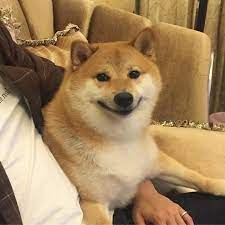
#> input picture Image Processing/puppy.jpg, 225 x 225 px
$ python a3_fouriertransform.py
#> lines starting #> are read from the running program, lines starting #| are printed output that depends on the picture
import numpy as np
import matplotlib.pyplot as plt
from skimage.io import imread, imshow
from skimage.color import rgb2hsv, rgb2gray, rgb2yuv
from skimage import color, exposure, transform
from skimage.exposure import equalize_hist
dark_image = imread('puppy.jpg')
#> dark_image is the input picture: shape (225, 225, 3); mean R, G, B 162.6, 132.2, 93.8
dark_image_grey = rgb2gray(dark_image)
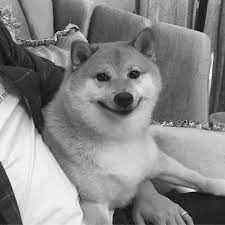
#> dark_image_grey: shape (225, 225) float64; min 0.00667, max 0.987, mean 0.533
plt.figure(num=None, figsize=(8, 6), dpi=80)
plt.imshow(dark_image_grey, cmap='gray')
dark_image_grey_fourier = np.fft.fftshift(np.fft.fft2(dark_image_grey))
plt.figure(num=None, figsize=(8, 6), dpi=80)
plt.imshow(np.log(abs(dark_image_grey_fourier)), cmap='gray')
def fourier_masker_ver(image, i):
    f_size = 15
    dark_image_grey_fourier =np.fft.fftshift(np.fft.fft2(rgb2gray(image)))
    dark_image_grey_fourier[:225, 235:240] = i
    dark_image_grey_fourier[-225:,235:240] = i
    fig, ax = plt.subplots(1,3,figsize=(15,15))
    ax[0].imshow(np.log(abs(dark_image_grey_fourier)), cmap='gray')
    ax[0].set_title('Masked Fourier', fontsize = f_size)
    ax[1].imshow(rgb2gray(image), cmap = 'gray')
    ax[1].set_title('Greyscale Image', fontsize = f_size)
    ax[2].imshow(abs(np.fft.ifft2(dark_image_grey_fourier)),
                     cmap='gray')
    ax[2].set_title('Transformed Greyscale Image',
                     fontsize = f_size)
def fourier_masker_hor(image, i):
    f_size = 15
    dark_image_grey_fourier =np.fft.fftshift(np.fft.fft2(rgb2gray(image)))
    dark_image_grey_fourier[235:240, :230] = i
    dark_image_grey_fourier[235:240,-230:] = i
    fig, ax = plt.subplots(1,3,figsize=(15,15))
    ax[0].imshow(np.log(abs(dark_image_grey_fourier)), cmap='gray')
    ax[0].set_title('Masked Fourier', fontsize = f_size)
    ax[1].imshow(rgb2gray(image), cmap = 'gray')
    ax[1].set_title('Greyscale Image', fontsize = f_size)
    ax[2].imshow(abs(np.fft.ifft2(dark_image_grey_fourier)),
                     cmap='gray')
    ax[2].set_title('Transformed Greyscale Image',
                     fontsize = f_size)
def fourier_iterator(image, value_list):
    for i in value_list:
        fourier_masker_ver(image, i)
def fourier_transform_rgb(image):
    f_size = 25
    transformed_channels = []
    for i in range(3):
        rgb_fft = np.fft.fftshift(np.fft.fft2((image[:, :, i])))
        rgb_fft[:225, 235:237] = 1
        rgb_fft[-225:,235:237] = 1
        transformed_channels.append(abs(np.fft.ifft2(rgb_fft)))

    final_image = np.dstack([transformed_channels[0].astype(int),
                             transformed_channels[1].astype(int),
                             transformed_channels[2].astype(int)])

    fig, ax = plt.subplots(1, 2, figsize=(17,12))
    ax[0].imshow(image)
    ax[0].set_title('Original Image', fontsize = f_size)
    ax[0].set_axis_off()

    ax[1].imshow(final_image)
    ax[1].set_title('Transformed Image', fontsize = f_size)
    ax[1].set_axis_off()

    fig.tight_layout()

fourier_masker_hor(dark_image, 1)


fourier_iterator(dark_image, [0.001, 1, 100])
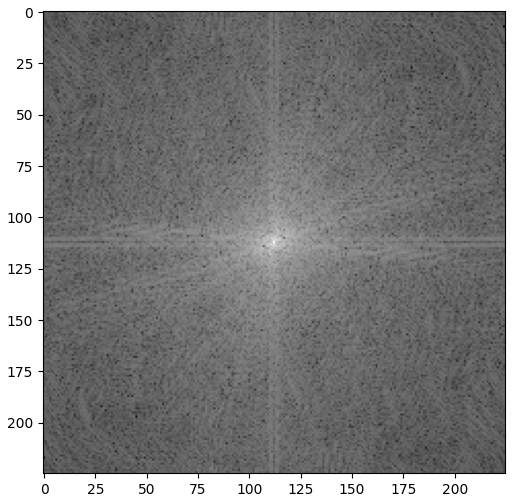
#> figure drawn by matplotlib, 1 panel
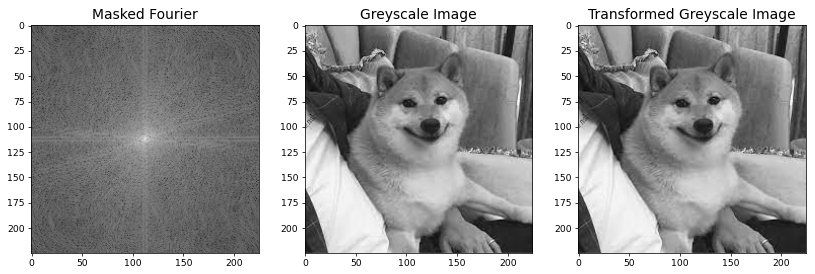
#> figure drawn by matplotlib, 3 panels
